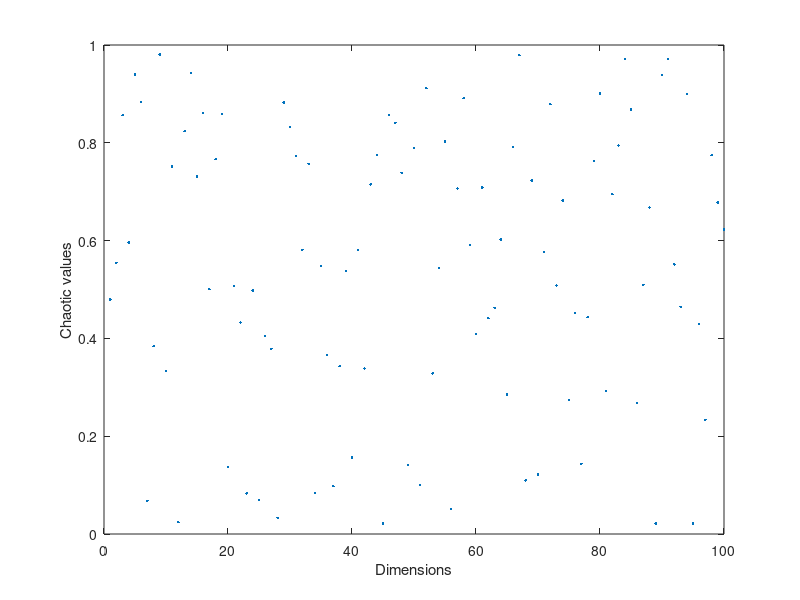
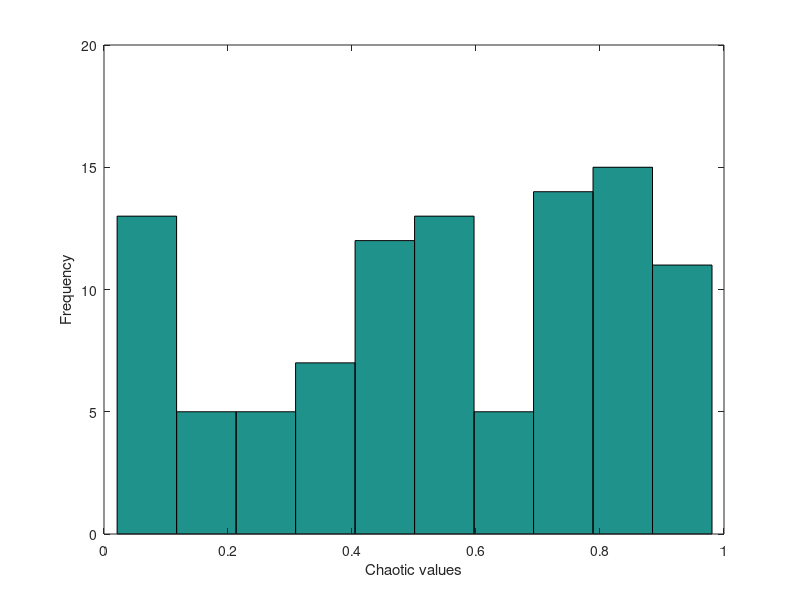

Write the MATLAB code that produced these figures, in order.
clc;
clear;
tent=0.5;
dim=1;
N=100;
TentX=rand(N,1);
for i=1:N
    for j=2:dim
        if TentX(i,j-1)<tent
            TentX(i,j)=TentX(i,j-1)/tent;
        elseif TentX(i,j-1)>=tent
            TentX(i,j)=(1-TentX(i,j-1))/(1-tent);
        end
    end
end
plot(TentX,'.')
xlabel('Dimensions')
ylabel('Chaotic values')
figure
hist(TentX)
xlabel('Chaotic values')
ylabel('Frequency')
